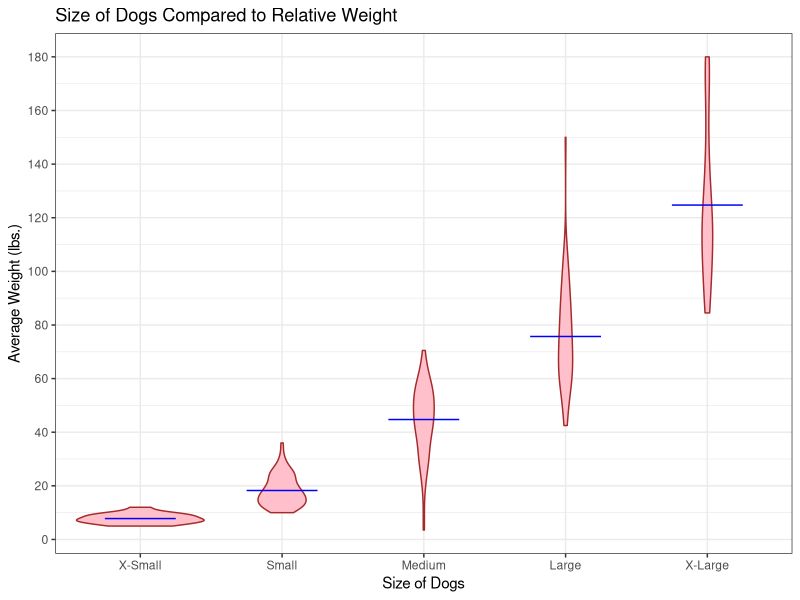
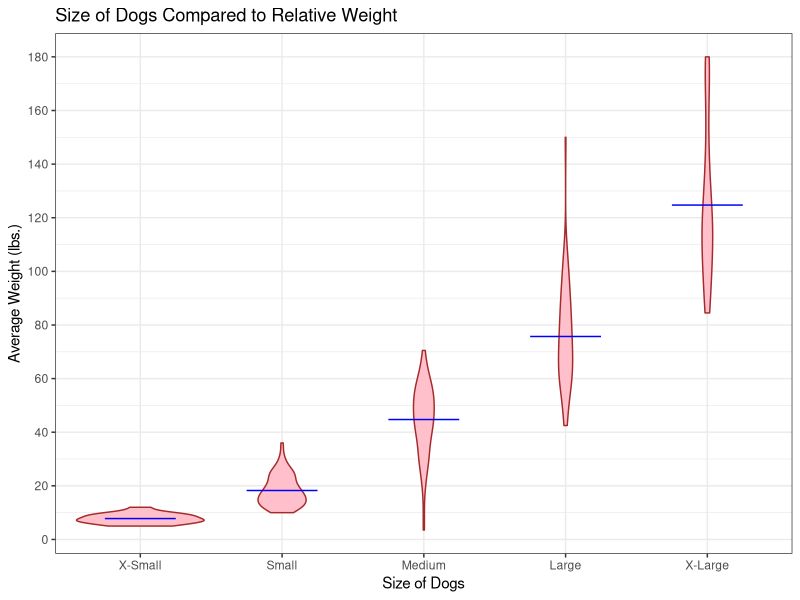
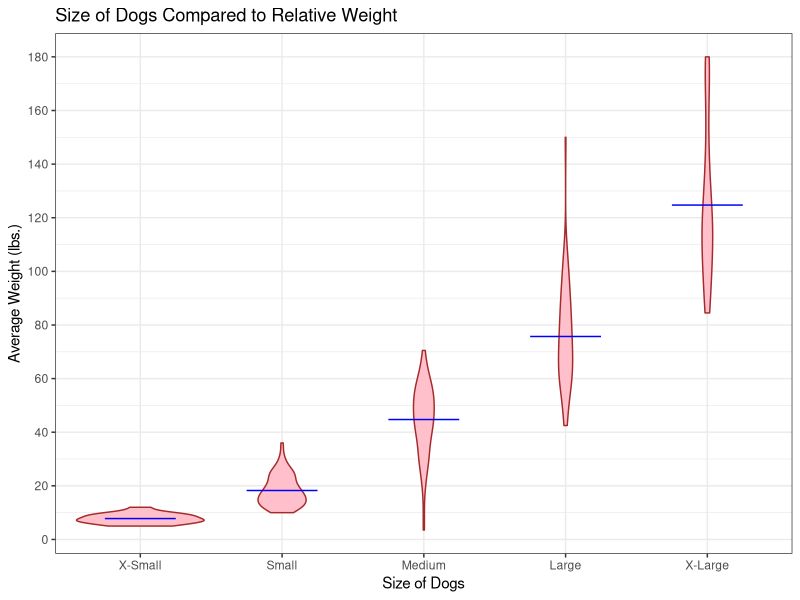
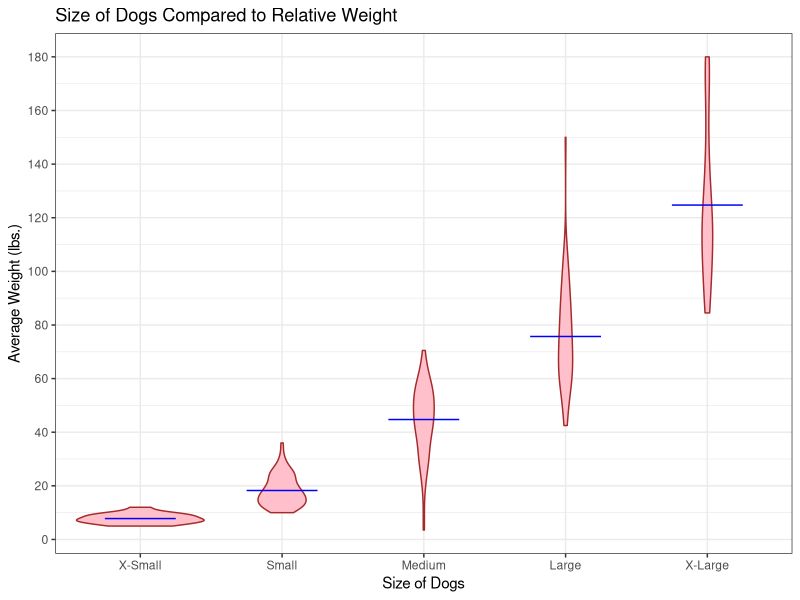
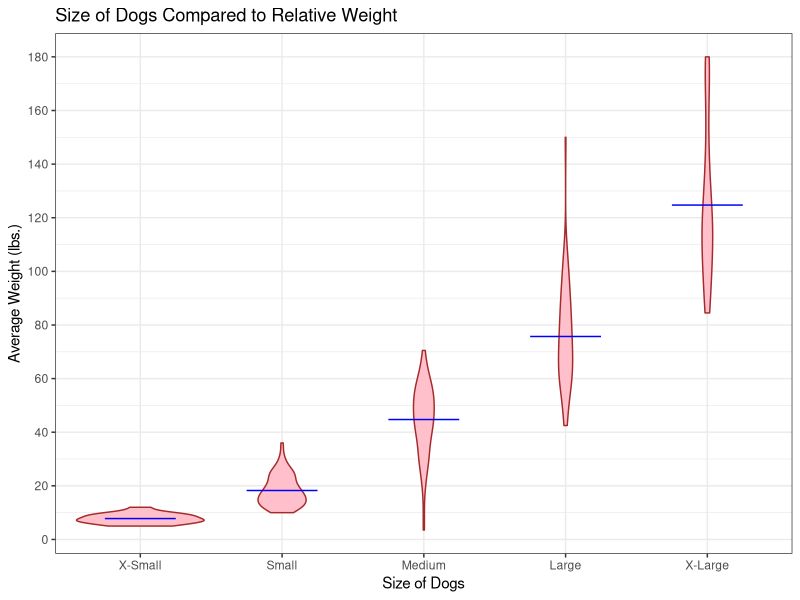
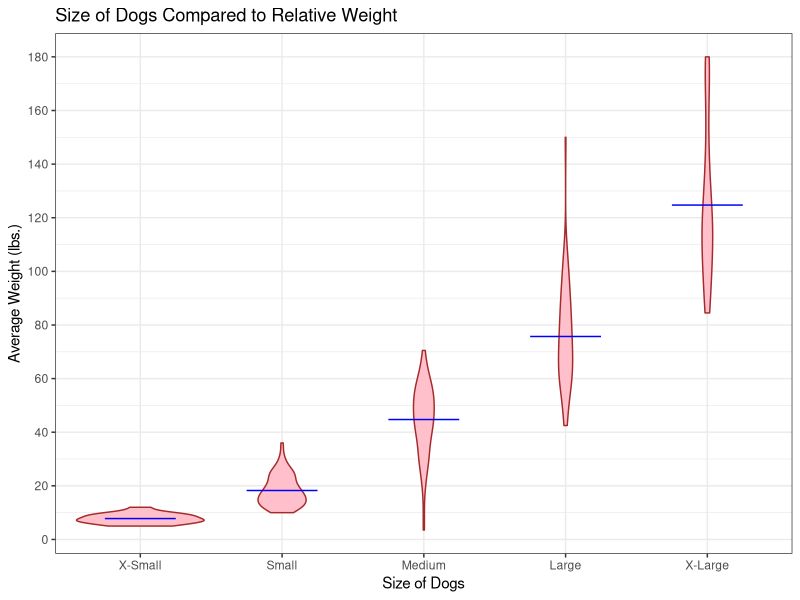

Source code (R) for these figures, in order:
## ---- chunk 1
library(tidyverse)
library(ggplot2)
## ---- chunk 2
library(readr)
AmericanKennelClub.data <- read_csv("AmericanKennelClubBreedsBySize (4).csv")
#View(AmericanKennelClub.data)
## ---- chunk 3

AmericanKennelClub.data$`Size Category` <- factor(AmericanKennelClub.data$`Size Category`, levels = c("X-Small","Small", "Medium", "Large", "X-Large"))

ggplot(AmericanKennelClub.data, aes(x = `Size Category`, y = `Avg Weight (pounds)`)) + xlab("Size of Dogs") + ylab("Average Weight (lbs.)") + ggtitle("Size of Dogs Compared to Relative Weight") + geom_violin(colour = "brown", fill = "pink") + stat_summary(fun ="mean", geom = "crossbar", width = 0.5, size = 0.2, colour = "blue") + theme_bw() + scale_y_continuous(breaks = seq(0, 200, 20)) 

#Shows the relationship between dogs that are classified as a certain size compared to their weight. 
## ---- chunk 4
loop.cols <- names(AmericanKennelClub.data)
for (col in loop.cols) {
  p <- ggplot(AmericanKennelClub.data, aes(x = `Size Category`, y = `Avg Weight (pounds)`)) + xlab("Size of Dogs") + ylab("Average Weight (lbs.)") + ggtitle("Size of Dogs Compared to Relative Weight") + geom_violin(colour = "brown", fill = "pink") + stat_summary(fun ="mean", geom = "crossbar", width = 0.5, size = 0.2, colour = "blue") + theme_bw() + scale_y_continuous(breaks = seq(0, 200, 20)) 
  print(p)
}
dev.off()
